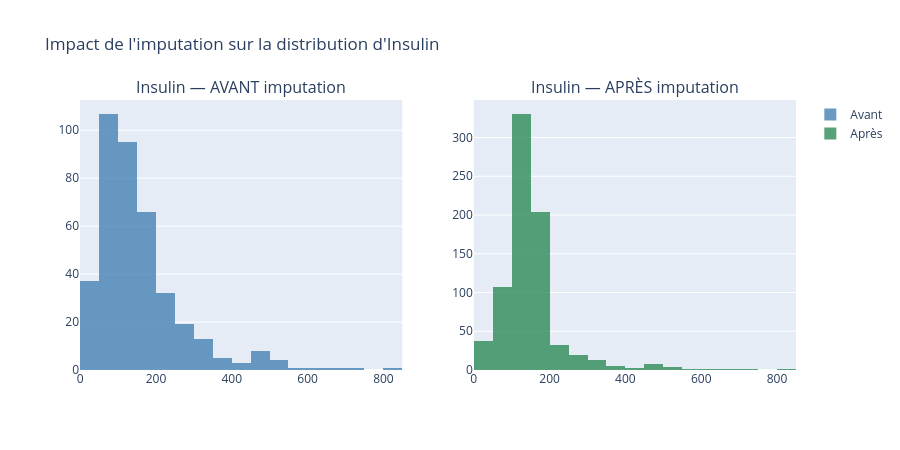

Write notebook code for a chart like this one.
### Code cell
fig = make_subplots(rows=1, cols=2,
                    subplot_titles=["Insulin — AVANT imputation", "Insulin — APRÈS imputation"])

fig.add_trace(
    go.Histogram(x=data['Insulin'].replace(0, np.nan).dropna(),
                 nbinsx=30, name='Avant', marker_color='steelblue', opacity=0.8),
    row=1, col=1
)
fig.add_trace(
    go.Histogram(x=data_clean['Insulin'],
                 nbinsx=30, name='Après', marker_color='seagreen', opacity=0.8),
    row=1, col=2
)

fig.update_layout(title="Impact de l'imputation sur la distribution d'Insulin",
                  height=450, showlegend=True)
fig.show()

### Figure 1 — Plotly figure (JSON) as saved in the notebook; plotly's stock layout.template omitted (floating-point values rounded to 4 significant figures; data arrays with more than 128 entries replaced by an {"elided": "..."} marker saying what was removed)
{"data": [{"marker": {"color": "steelblue"}, "name": "Avant", "nbinsx": 30, "opacity": 0.8, "type": "histogram", "x": {"elided": "394 int values"}, "xaxis": "x", "yaxis": "y"}, {"marker": {"color": "seagreen"}, "name": "Après", "nbinsx": 30, "opacity": 0.8, "type": "histogram", "x": {"elided": "768 float values"}, "xaxis": "x2", "yaxis": "y2"}], "layout": {"annotations": [{"font": {"size": 16}, "showarrow": false, "text": "Insulin — AVANT imputation", "x": 0.225, "xanchor": "center", "xref": "paper", "y": 1, "yanchor": "bottom", "yref": "paper"}, {"font": {"size": 16}, "showarrow": false, "text": "Insulin — APRÈS imputation", "x": 0.775, "xanchor": "center", "xref": "paper", "y": 1, "yanchor": "bottom", "yref": "paper"}], "height": 450, "showlegend": true, "title": {"text": "Impact de l'imputation sur la distribution d'Insulin"}, "xaxis": {"anchor": "y", "domain": [0, 0.45]}, "xaxis2": {"anchor": "y2", "domain": [0.55, 1]}, "yaxis": {"anchor": "x", "domain": [0, 1]}, "yaxis2": {"anchor": "x2", "domain": [0, 1]}}}
